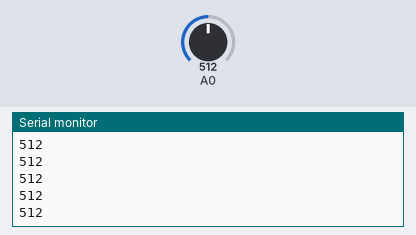
Bench run of a sketch on a simulated Arduino Uno, built with avr-gcc and run on an emulated ATmega328P. Parts: the last lines printed to the serial monitor. The inputs (shaded band) are chosen by the test bench; at power-on: A0 = 512.

Above: at 1.2 s.
1.3 s: A0 set to 716
At 1.31 s:
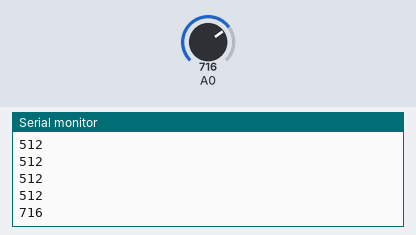
2.8 s: A0 set to 900
At 2.81 s:
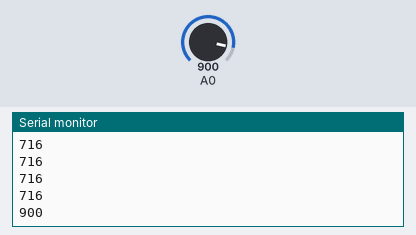
Timing chart, 0 to 5.8 s (numbered marks = the images above; inputs shaded):
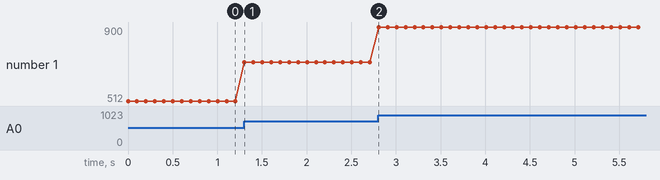

The sketch:

active_ir.c.ino
```cpp
void setup() {
    // Create serial connection
    Serial.begin(9600);
}

void loop() {
    // Output voltage from IR sensor to analog pin
    // High values are close, low values are far
    // Device targets distances between 0.2 and 1.5 meters
    // http://www.farnell.com/datasheets/1386113.pdf?_ga=2.110934277.1478548236.1540322089-1941483107.1539717387
    char buf[6];
    sprintf(buf, "%i", analogRead(0));
    Serial.println(buf);
    delay(100);
}
```

Measured:
- after the input at 1.3 s, the serial monitor: prints a new line at once (image 1)
- after the input at 2.8 s, the serial monitor: prints a new line at once (image 2)
- plotted number 1: 512 → 716 after the input at 1.3 s, 716 → 900 after the input at 2.8 s
